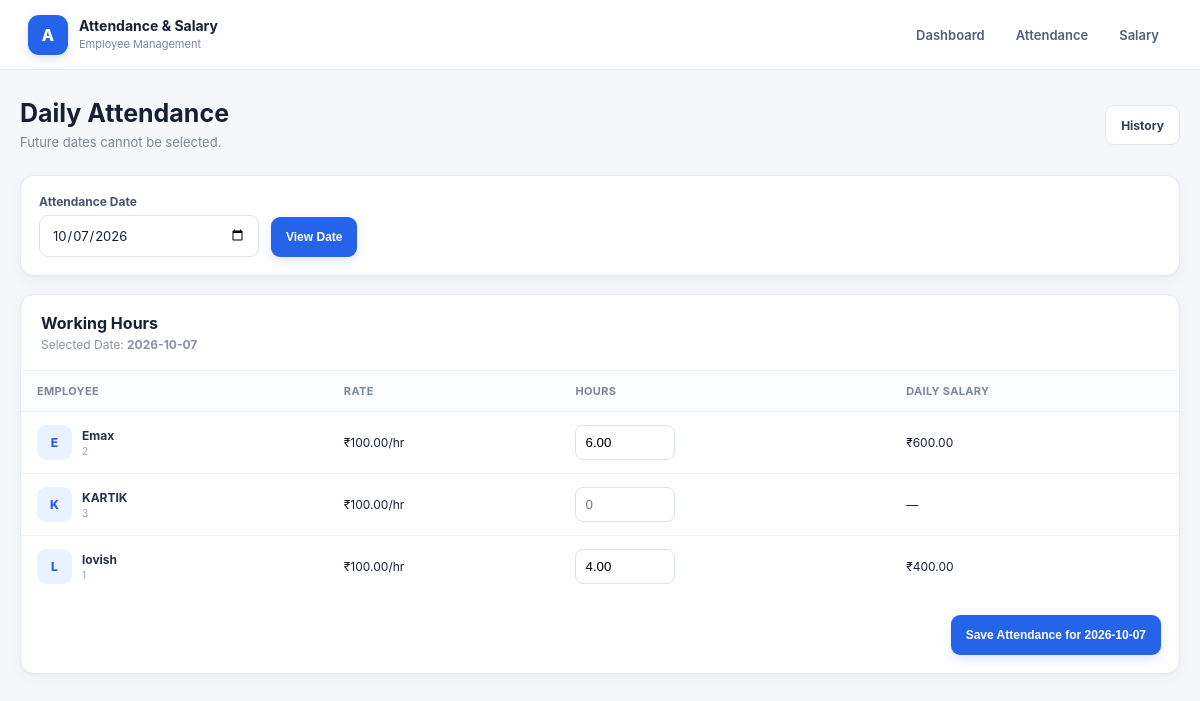
The page /attendance/ on the database its author committed.
### attendance/models.py (models this page shows, shortened)
class Employee(models.Model):
    STATUS_CHOICES = [
        ("active", "Active"),
        ("inactive", "Inactive"),
    ]
    employee_id = models.CharField(
        max_length=20,
        unique=True
    )
    name = models.CharField(
        max_length=100
    )
    phone = models.CharField(
        max_length=15
    )
    designation = models.CharField(
        max_length=100,
        blank=True
    )
    email = models.EmailField(
        blank=True
    )
    address = models.CharField(
        max_length=255,
        blank=True
    )
    joining_date = models.DateField()
    hourly_rate = models.DecimalField(
        max_digits=10,
        decimal_places=2
    )
    status = models.CharField(
        max_length=10,
        choices=STATUS_CHOICES,
        default="active"
    )
    created_at = models.DateTimeField(
        auto_now_add=True
    )
    updated_at = models.DateTimeField(
        auto_now=True
    )

class Attendance(models.Model):
    PAYMENT_STATUS_CHOICES = [
        ("pending", "Unpaid"),
        ("paid", "Paid"),
    ]
    employee = models.ForeignKey(
        Employee,
        on_delete=models.CASCADE,
        related_name="attendances"
    )
    date = models.DateField()
    hours_worked = models.DecimalField(
        max_digits=5,
        decimal_places=2
    )
    payment_status = models.CharField(
        max_length=10,
        choices=PAYMENT_STATUS_CHOICES,
        default="pending"
    )
    payment_date = models.DateField(
        null=True,
        blank=True
    )
    created_at = models.DateTimeField(
        auto_now_add=True
    )
    class Meta:
        constraints = [
            models.UniqueConstraint(
                fields=["employee", "date"],
                name="unique_employee_attendance_date"
            )
        ]
        ordering = ["-date"]
    @property
    def daily_salary(self):
        return self.hours_worked * self.employee.hourly_rate

### attendance/views.py (the view)
def attendance_page(request):
    today = date.today()
    raw = request.GET.get(
        "date",
        today.isoformat()
    )
    try:
        selected = date.fromisoformat(raw)
    except (ValueError, TypeError):
        selected = today
    if selected > today:
        selected = today
    records = Attendance.objects.filter(
        date=selected
    ).select_related(
        "employee"
    )
    record_map = {
        r.employee_id: r
        for r in records
    }
    rows = []
    employees = Employee.objects.filter(
        status="active"
    ).order_by(
        "name"
    )
    for employee in employees:
        rows.append(
            {
                "employee": employee,
                "record": record_map.get(
                    employee.id
                ),
            }
        )
    return render(
        request,
        "attendance/attendance.html",
        {
            "rows": rows,
            "selected_date": selected.isoformat(),
            "today": today.isoformat(),
        }
    )

### attendance/templates/attendance/attendance.html (shortened to what this page needs)
{% extends "attendance/base.html" %}
{% block content %}
<div class="page-heading">
    <div>
        <h2>Daily Attendance</h2>
        <p>Future dates cannot be selected.</p>
    </div>
    <a class="btn btn-light" href="{% url 'attendance_history' %}">
        History
    </a>
</div>
<div class="card">
    <div class="card-body">
        <form method="get" action="{% url 'attendance' %}">
            <div class="date-toolbar">
                <div class="form-group">
                    <label for="attendance-date">
                        Attendance Date
                    </label>
                    <input
                        id="attendance-date"
                        type="date"
                        name="date"
                        value="{{ selected_date }}"
                        max="{{ today }}"
                        required
                    >
                </div>
                <button
                    type="submit"
                    class="btn btn-primary"
                >
                    View Date
                </button>
            </div>
        </form>
    </div>
</div>
<div class="card">
    <div class="card-header">
        <div>
            <h3>Working Hours</h3>
            <p>
                Selected Date:
                <strong>{{ selected_date }}</strong>
            </p>
        </div>
    </div>
    <form
        method="post"
        action="{% url 'save_attendance' %}?date={{ selected_date }}"
    >
        {% if rows %}
        <div class="table-wrapper">
            <table class="responsive-table">
                <thead>
                    <tr>
                        <th>Employee</th>
                        <th>Rate</th>
                        <th>Hours</th>
                        <th>Daily Salary</th>
                    </tr>
                </thead>
                <tbody>
                {% for row in rows %}
                    <tr>
                        <td class="cell-employee">
                            <div class="employee-info">
                                <div class="avatar">
                                    {{ row.employee.name|first|upper }}
                                </div>
                                <div>
                                    <div class="employee-name">
                                        {{ row.employee.name }}
                                    </div>
                                    <div class="employee-id">
                                        {{ row.employee.employee_id }}
                                    </div>
                                </div>
                            </div>
                        </td>
                        <td data-label="Rate">
                            ₹{{ row.employee.hourly_rate }}/hr
                        </td>
                        <td data-label="Hours">
                            <input
                                class="hours-input"
                                type="number"
                                name="hours_{{ row.employee.id }}"
                                value="{% if row.record %}{{ row.record.hours_worked }}{% endif %}"
                                min="0"
                                max="24"
                                step="0.25"
                                placeholder="0"
                                style="width:100px;padding:9px;border:1px solid #dce3eb;border-radius:8px"
                            >
                        </td>
                        <td data-label="Daily Salary">
                            {% if row.record %}
                                ₹{{ row.record.daily_salary|floatformat:2 }}
                            {% else %}
                                —
                            {% endif %}
                        </td>
                    </tr>
                {% endfor %}
                </tbody>
            </table>
        </div>
        <div
            class="card-body save-bar"
            style="text-align:right"
        >
            <button
                type="submit"
                class="btn btn-primary"
            >
                Save Attendance for {{ selected_date }}
            </button>
        </div>
        {% else %}
            <div class="empty">
                <h3>No active employees</h3>
            </div>
        {% endif %}
    </form>
</div>
{% endblock %}

### attendance/static/attendance/style.css (style rules this page uses)
* { box-sizing: border-box; }
html { scroll-behavior: smooth; }
body { margin: 0; padding: 0; background: #f5f7fa; color: #172033; font-family: Inter, "Segoe UI", Arial, sans-serif; -webkit-font-smoothing: antialiased; padding-bottom: 0; }
.page-heading { display: flex; justify-content: space-between; align-items: center; gap: 16px; margin-bottom: 22px; }
.page-heading h2 { margin: 0 0 5px; font-size: 25px; line-height: 1.2; color: #172033; }
.page-heading p { margin: 0; color: #7b8798; font-size: 13px; line-height: 1.5; }
.btn { border: 0; border-radius: 9px; min-height: 40px; padding: 10px 15px; font-weight: 700; font-size: 12px; text-decoration: none; display: inline-flex; align-items: center; justify-content: center; cursor: pointer; transition: transform 0.15s ease, box-shadow 0.15s ease, background 0.15s ease; }
.btn-primary { background: #2563eb; color: #ffffff; box-shadow: 0 4px 10px rgba(37, 99, 235, 0.15); }
.btn-light { background: #ffffff; color: #334155; border: 1px solid #dfe6ee; }
.card { background: #ffffff; border: 1px solid #e7ebf0; border-radius: 14px; box-shadow: 0 3px 14px rgba(15, 23, 42, 0.035); margin-bottom: 18px; overflow: hidden; }
.card-header { padding: 18px 20px; border-bottom: 1px solid #edf1f5; display: flex; justify-content: space-between; align-items: center; gap: 15px; }
.card-header h3 { margin: 0 0 4px; font-size: 16px; color: #172033; }
.card-header p { margin: 0; color: #8793a4; font-size: 12px; }
.card-body { padding: 18px; }
.table-wrapper { width: 100%; overflow-x: auto; -webkit-overflow-scrolling: touch; }
table { width: 100%; border-collapse: collapse; min-width: 720px; }
th, td { text-align: left; padding: 13px 16px; border-bottom: 1px solid #eef2f6; font-size: 12px; vertical-align: middle; }
th { font-size: 11px; text-transform: uppercase; letter-spacing: 0.03em; color: #7c8798; background: #fbfcfe; font-weight: 700; }
tr:last-child td { border-bottom: 0; }
tbody tr { transition: background 0.15s ease; }
.employee-info { display: flex; align-items: center; gap: 10px; }
.avatar { width: 35px; height: 35px; flex-shrink: 0; border-radius: 9px; background: #eaf1ff; color: #2563eb; display: grid; place-items: center; font-weight: 800; }
.employee-name { font-weight: 700; color: #263246; }
.employee-id { font-size: 10px; color: #94a3b8; margin-top: 2px; }
.form-group { display: flex; flex-direction: column; gap: 6px; }
.form-group label { font-size: 12px; font-weight: 700; color: #475569; }
.form-group input, .form-group select, .form-group textarea { width: 100%; min-height: 42px; padding: 10px 12px; border: 1px solid #dce3eb; border-radius: 9px; background: #ffffff; color: #172033; font-family: inherit; font-size: 13px; outline: none; transition: border-color 0.2s ease, box-shadow 0.2s ease; }
.date-toolbar { display: flex; gap: 12px; align-items: end; }
.date-toolbar .form-group { min-width: 220px; }
html { color-scheme: light; -webkit-text-size-adjust: 100%; }
.card, .stat-card { border-color: #e5eaf1; box-shadow: 0 1px 2px rgba(15, 23, 42, 0.03), 0 4px 16px rgba(15, 23, 42, 0.04); }

### rows shown on the page
Employee: employee.name|first "E", employee.name "Emax", employee.employee_id "2", employee.hourly_rate "100.00", employee.id "6.00", record.daily_salary "600.00"
Employee: employee.name|first "K", employee.name "KARTIK", employee.employee_id "3", employee.hourly_rate "100.00"
Employee: employee.name|first "L", employee.name "lovish", employee.employee_id "1", employee.hourly_rate "100.00", employee.id "4.00", record.daily_salary "400.00"

### other values the page prints
{{ selected_date }} "2026-10-07"
